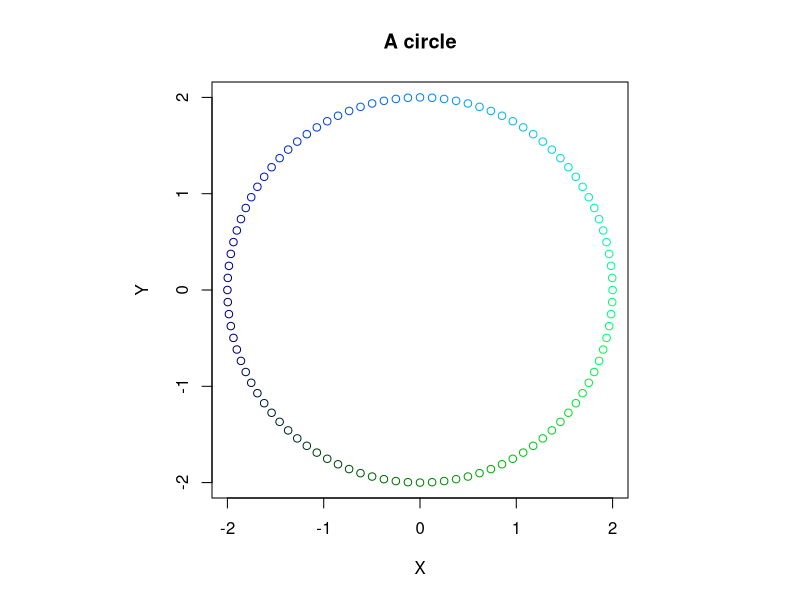
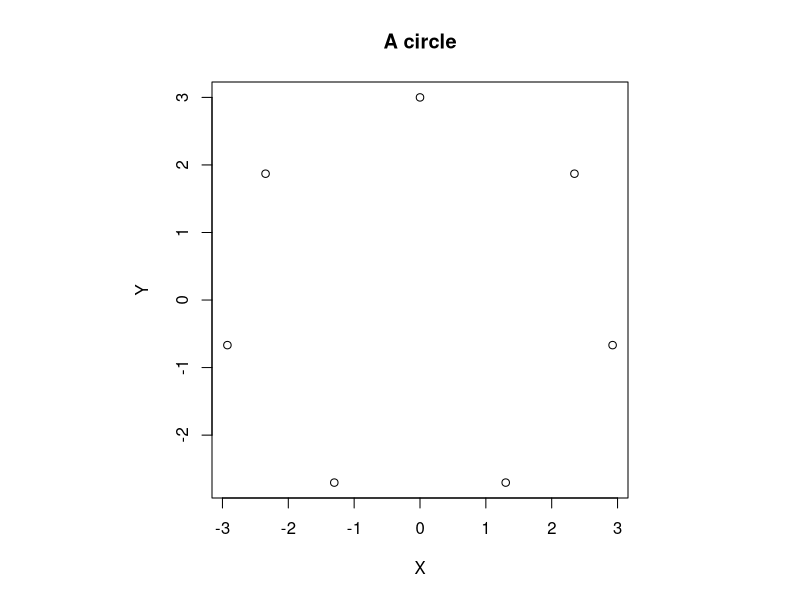
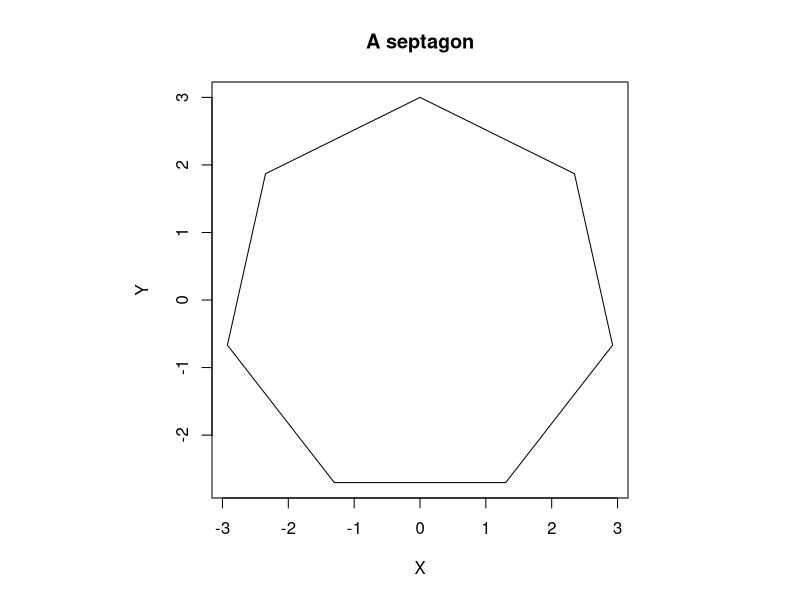
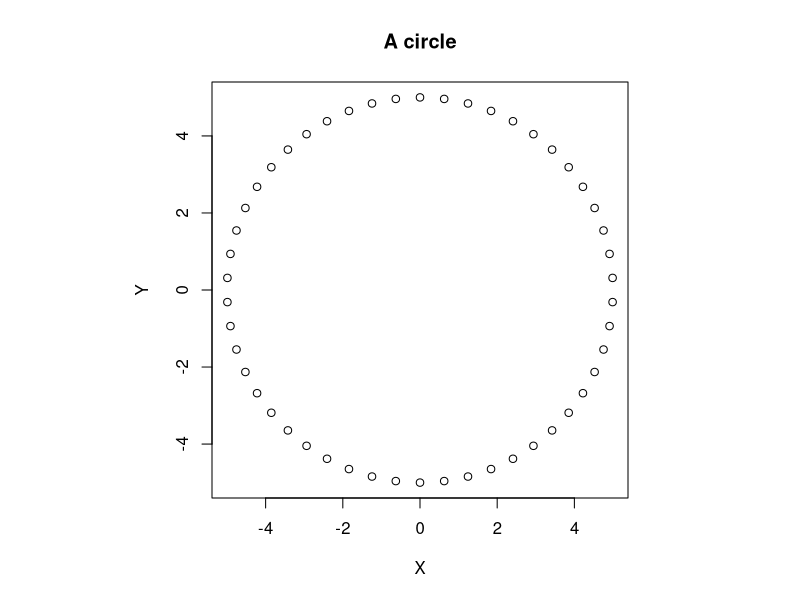
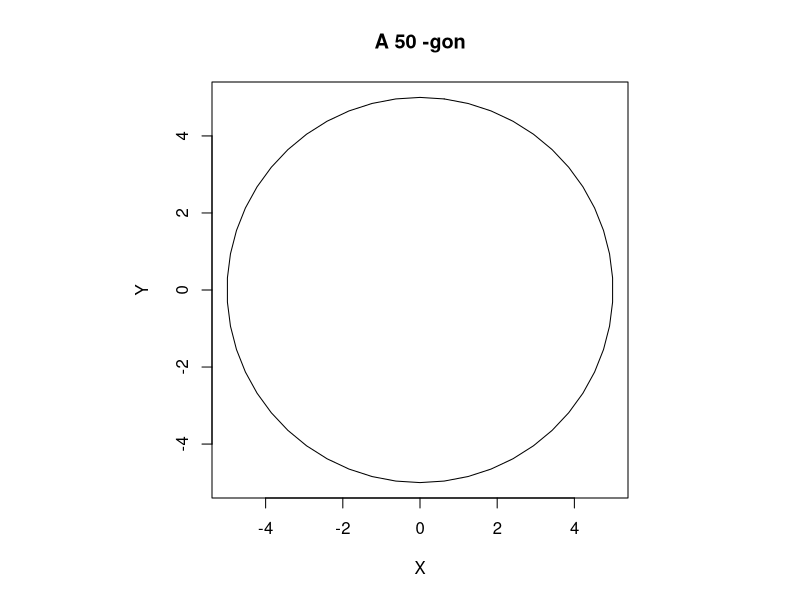
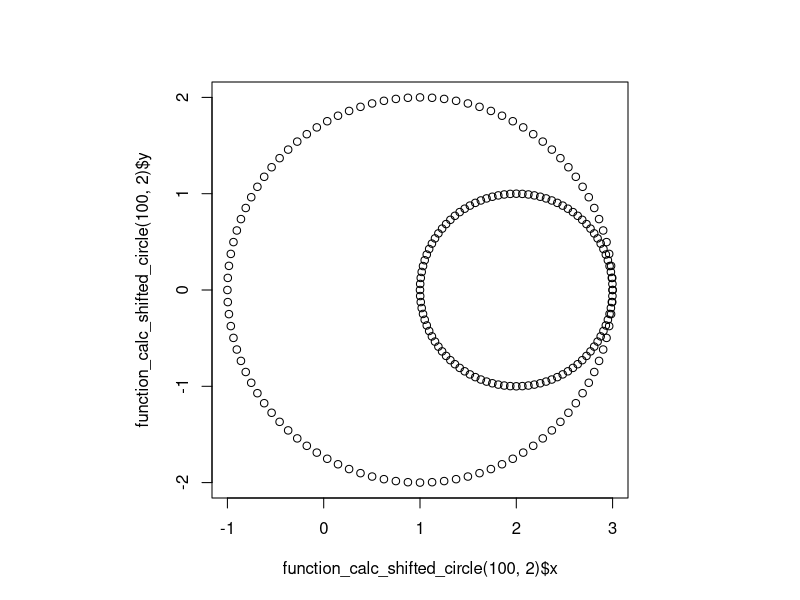
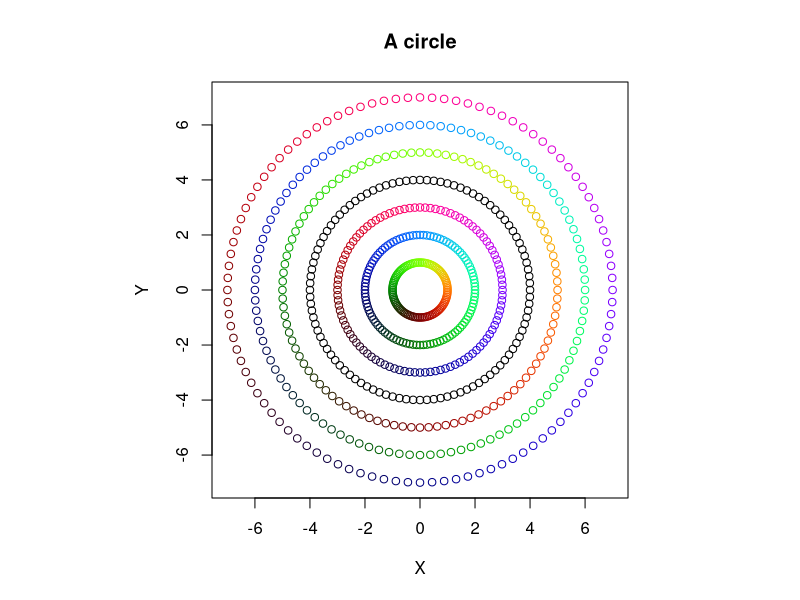

Here is the R script that generated these plots, in order:
#Lab 2:
#Recreating function from previous Lab
function_circle <- function(NumberOfPoints, Radius, Colors = "default", NewPlot = 1){
  t <- (1:NumberOfPoints)/NumberOfPoints
  x <- sin(2*pi*t)
  y <- cos(2*pi*t)
  A <- list(x, y)
  par(pty="s")
  coloring <- rgb(0,0,0)
  if(Colors == "RG_Pretty"  || Colors == 1){
    coloring <- rgb(x*.5+.5,y*.5+.5,0)
  }else if(Colors == "GB_Pretty" || Colors == 2){
    coloring <- rgb(0,x*.5+.5,y*.5+.5)
  }else if(Colors == "RB_Pretty" || Colors == 3){
    coloring <- rgb(y*.5+.5,0,x*.5+.5)
  }
  A <- lapply(A,"*",Radius)
  if(NewPlot){
    plot(A[[1]], A[[2]], main="A circle", xlab="X", ylab="Y", col = coloring)
  }else{
    points(A[[1]], A[[2]], main="A circle", xlab="X", ylab="Y", col = coloring)
  }
  par(pty="m")
  return (A)
}

function_circle(100,2, "GB_Pretty")

coords <- function_circle(7,3)
par(pty="s")
plot(coords[[1]], coords[[2]], main = "A septagon", xlab = "X", ylab="Y", type = "l")
lines(c(coords[[1]][7], coords[[1]][1]), c(coords[[2]][7], coords[[2]][1]))

function_ngon <- function(n, Radius){
  coords <- function_circle(n, Radius)
  par(pty="s")
  plot(coords[[1]], coords[[2]], main = toString(paste("A", n, "-gon")), xlab = "X", ylab="Y", type = "l")
  lines(c(tail(coords[[1]],1), coords[[1]][1]), c(tail(coords[[2]],1), coords[[2]][1]))
  par(pty="m")
  return (coords)
}

function_ngon(50, 5)

function_calc_shifted_circle <- function(NumberOfPoints, Radius#, Colors = "default"
                                         ){
  t <- (1:NumberOfPoints)/NumberOfPoints
  x <- sin(2*pi*t)
  y <- cos(2*pi*t)
  A <- list(x, y)
  #par(pty="s")
  # coloring <- rgb(0,0,0)
  # if(Colors == "RG_Pretty"){
  #   coloring <- rgb(x*.5+.5,y*.5+.5,0)
  # }else if(Colors == "GB_Pretty"){
  #   coloring <- rgb(0,x*.5+.5,y*.5+.5)
  # }else if(Colors == "RB_Pretty"){
  #   coloring <- rgb(x*.5+.5,0,y*.5+.5,0)
  # }
  A <- lapply(A,"*",Radius)
  #plot(A[[1]] + SHIFT, A[[2]], main="A circle", xlab="X", ylab="Y", col = coloring)
  #par(pty="m")
  return (A <- list(x = A[[1]]+ SHIFT, y = A[[2]]))
}

SHIFT <- 1
par(pty = "s")
plot(function_calc_shifted_circle(100, 2)$x,function_calc_shifted_circle(100, 2)$y)
SHIFT <- 2
points(function_calc_shifted_circle(100, 1)$x,function_calc_shifted_circle(100, 1)$y)
par(pty="m")

function_euler_number <- function(xValue, NthExpansion){
  summand <- 1
  Taylor <- 1
  for (j in 1:NthExpansion){
    Taylor <- Taylor*xValue/j
    summand <- summand + Taylor
  }
  return (summand)
}

print(function_euler_number(1,5))

#Exercise 1:
function_p_series <- function(NthTerm, Exponent){
  #Computes 1/(1^Exponent)+...+1/(NthTerm^Exponent)
  #Request is for a loop
  summand <- 0
  for (nthTerm in 1:NthTerm){
    summand <- summand + nthTerm ^ (-Exponent)
  }
  return (summand)
}
mysum <- function(N){
  return (function_p_series(N,2))
}
print(mysum(10))
print(mysum(50)) 
print(mysum(100))

#Exercise 2:
for(j in 7:1){
  if(j==7){
    function_circle(100, j, j%%4, 1)
  }else{
    function_circle(100, j, j%%4, 0)
  }
}
